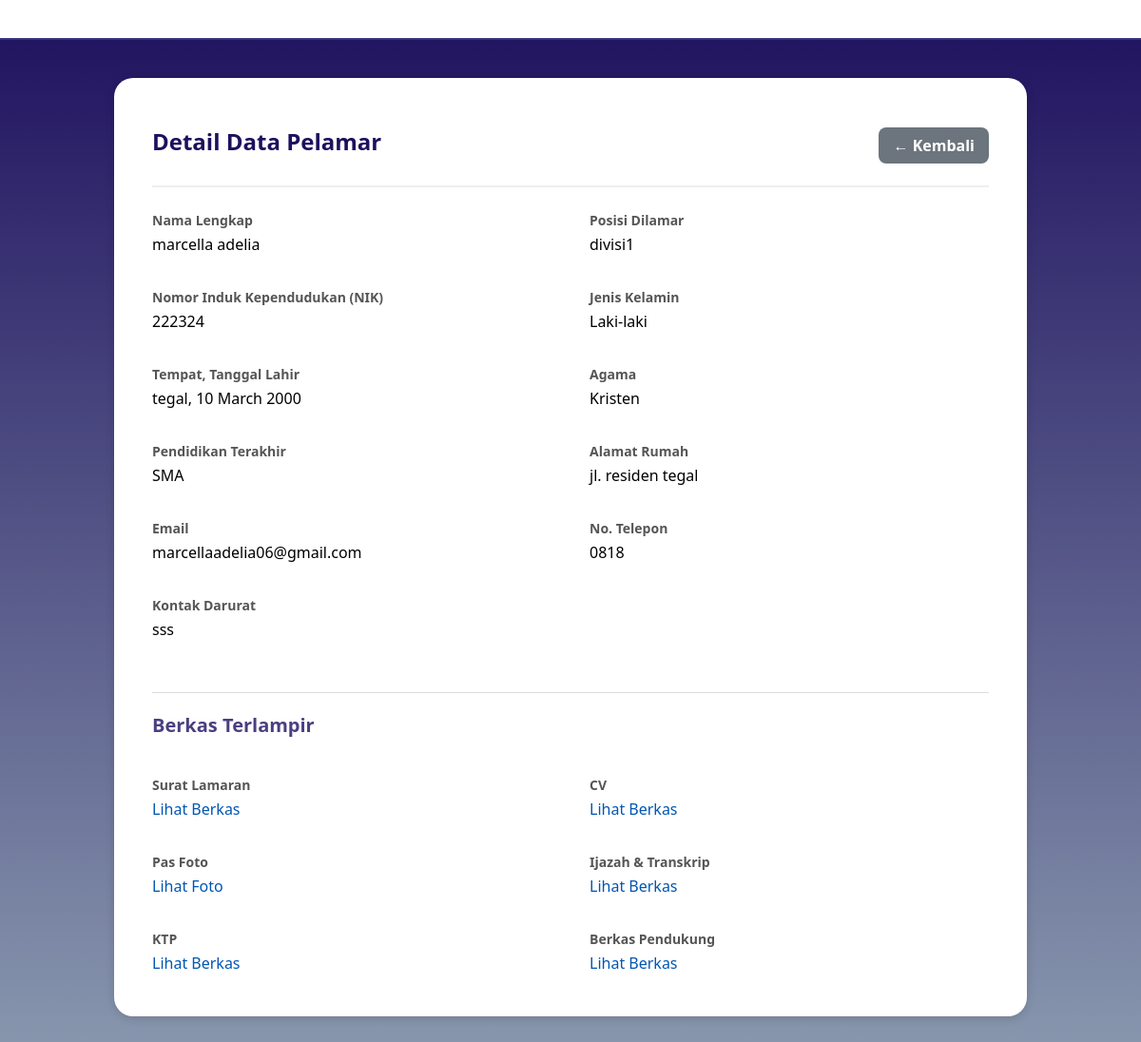
The app's page /detail_pelamar.php?id=3, older data.
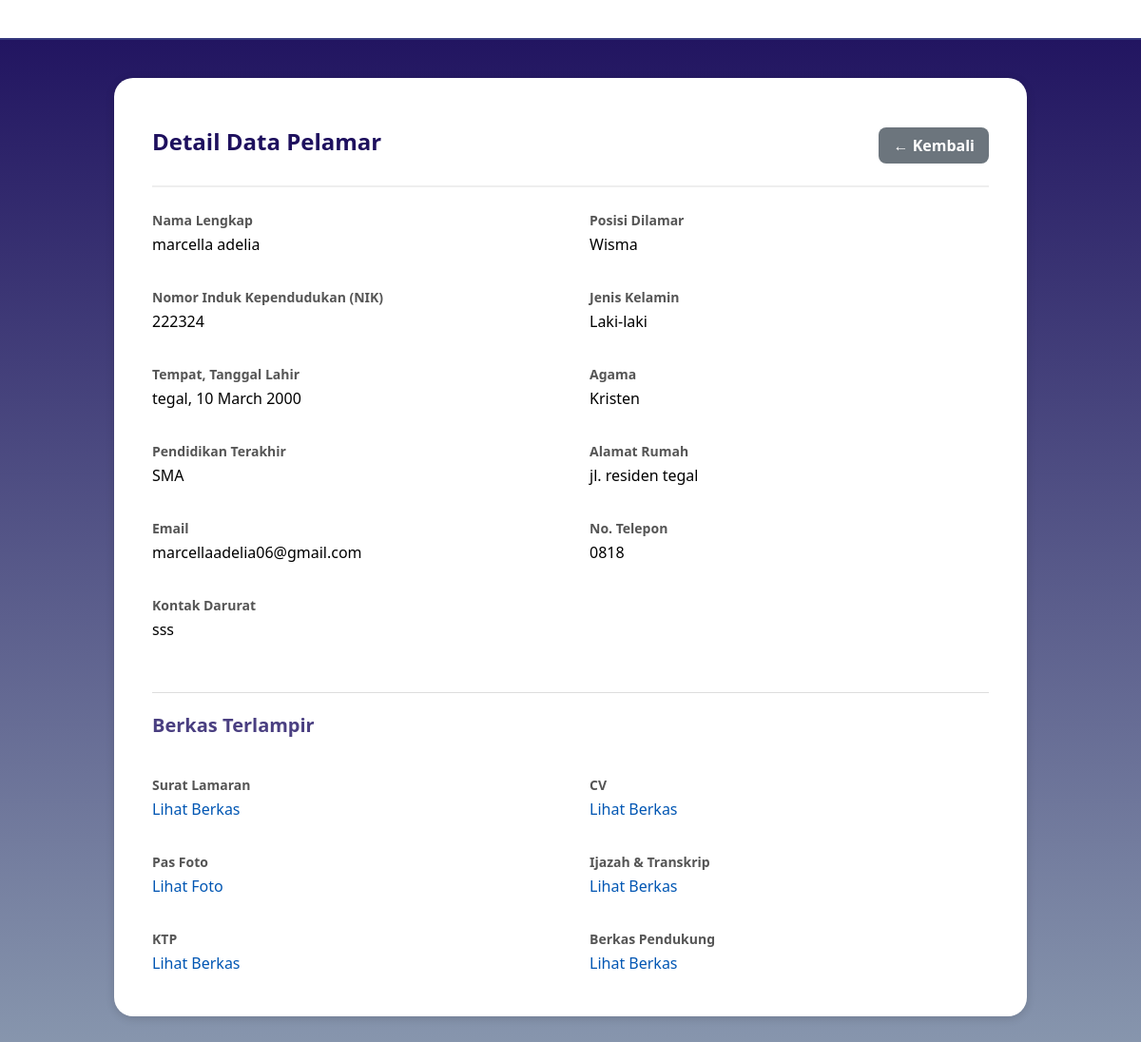
The same page, newer data.
### tables this page shows
CREATE TABLE `data_pelamar` (
  `id` int(11) NOT NULL,
  `user_id` int(11) NOT NULL,
  `nama_lengkap` varchar(100) DEFAULT NULL,
  `posisi_dilamar` varchar(100) DEFAULT NULL,
  `jenis_kelamin` varchar(20) DEFAULT NULL,
  `tempat_lahir` varchar(100) DEFAULT NULL,
  `tanggal_lahir` date DEFAULT NULL,
  `nik` varchar(50) DEFAULT NULL,
  `alamat_rumah` text DEFAULT NULL,
  `no_telp` varchar(20) DEFAULT NULL,
  `email` varchar(100) DEFAULT NULL,
  `agama` varchar(50) DEFAULT NULL,
  `kontak_darurat` varchar(50) DEFAULT NULL,
  `pendidikan_terakhir` varchar(50) DEFAULT NULL,
  `surat_lamaran` varchar(255) DEFAULT NULL,
  `cv` varchar(255) DEFAULT NULL,
  `photo_formal` varchar(255) DEFAULT NULL,
  `ijazah_transkrip` varchar(255) DEFAULT NULL,
  `berkas_pendukung` varchar(255) DEFAULT NULL,
  `ktp` varchar(255) DEFAULT NULL,
  `status` varchar(50) DEFAULT 'Menunggu Proses',
  `status_seleksi` varchar(100) DEFAULT 'Proses seleksi sedang berlangsung',
  `pengumuman` text DEFAULT 'Belum ada pengumuman saat ini.',
  `created_at` timestamp NOT NULL DEFAULT current_timestamp()
);

### detail_pelamar.php (the view, shortened to what this page needs)
<?php
require 'config.php';
$id = $_GET['id'];
$stmt = $conn->prepare("SELECT * FROM data_pelamar WHERE id = ?");
$stmt->bind_param("i", $id);
$stmt->execute();
$result = $stmt->get_result();
$pelamar = $result->fetch_assoc();
?>
<!DOCTYPE html>
<html lang="id">
<head>
</head>
<body>
<header>
    </header>
<main>
    <div class="card">
        <div class="page-header">
            <h2 class="page-title">Detail Data Pelamar</h2>
            <a href="administrasi_pelamar.php" class="btn-kembali">← Kembali</a>
        </div>
        <div class="detail-grid">
            <div class="detail-group"><label>Nama Lengkap</label><p><?= htmlspecialchars($pelamar['nama_lengkap']) ?></p></div>
            <div class="detail-group"><label>Posisi Dilamar</label><p><?= htmlspecialchars($pelamar['posisi_dilamar']) ?></p></div>
            <div class="detail-group"><label>Nomor Induk Kependudukan (NIK)</label><p><?= htmlspecialchars($pelamar['nik']) ?></p></div>
            <div class="detail-group"><label>Jenis Kelamin</label><p><?= htmlspecialchars($pelamar['jenis_kelamin']) ?></p></div>
            <div class="detail-group"><label>Tempat, Tanggal Lahir</label><p><?= htmlspecialchars($pelamar['tempat_lahir']) ?>, <?= date('d F Y', strtotime($pelamar['tanggal_lahir'])) ?></p></div>
            <div class="detail-group"><label>Agama</label><p><?= htmlspecialchars($pelamar['agama']) ?></p></div>
            <div class="detail-group"><label>Pendidikan Terakhir</label><p><?= htmlspecialchars($pelamar['pendidikan_terakhir']) ?></p></div>
            <div class="detail-group"><label>Alamat Rumah</label><p><?= htmlspecialchars($pelamar['alamat_rumah']) ?></p></div>
            <div class="detail-group"><label>Email</label><p><?= htmlspecialchars($pelamar['email']) ?></p></div>
            <div class="detail-group"><label>No. Telepon</label><p><?= htmlspecialchars($pelamar['no_telp']) ?></p></div>
            <div class="detail-group"><label>Kontak Darurat</label><p><?= htmlspecialchars($pelamar['kontak_darurat']) ?></p></div>
            <h3 class="section-title">Berkas Terlampir</h3>
            <div class="detail-group"><label>Surat Lamaran</label><a href="<?= htmlspecialchars($pelamar['surat_lamaran']) ?>" target="_blank">Lihat Berkas</a></div>
            <div class="detail-group"><label>CV</label><a href="<?= htmlspecialchars($pelamar['cv']) ?>" target="_blank">Lihat Berkas</a></div>
            <div class="detail-group"><label>Pas Foto</label><a href="<?= htmlspecialchars($pelamar['photo_formal']) ?>" target="_blank">Lihat Foto</a></div>
            <div class="detail-group"><label>Ijazah & Transkrip</label><a href="<?= htmlspecialchars($pelamar['ijazah_transkrip']) ?>" target="_blank">Lihat Berkas</a></div>
            <div class="detail-group"><label>KTP</label>
                <?php if (!empty($pelamar['ktp'])): ?>
                    <a href="<?= htmlspecialchars($pelamar['ktp']) ?>" target="_blank">Lihat Berkas</a>
                <?php else: ?>
                    <p>Tidak diunggah</p>
                <?php endif; ?>
            </div>
            <div class="detail-group"><label>Berkas Pendukung</label><a href="<?= htmlspecialchars($pelamar['berkas_pendukung']) ?>" target="_blank">Lihat Berkas</a></div>
        </div>
    </div>
</main>
</body>
</html>

Row changes from the older to the newer data that the page shows:
changed data_pelamar "marcella adelia": posisi_dilamar "divisi1" → "Wisma"
